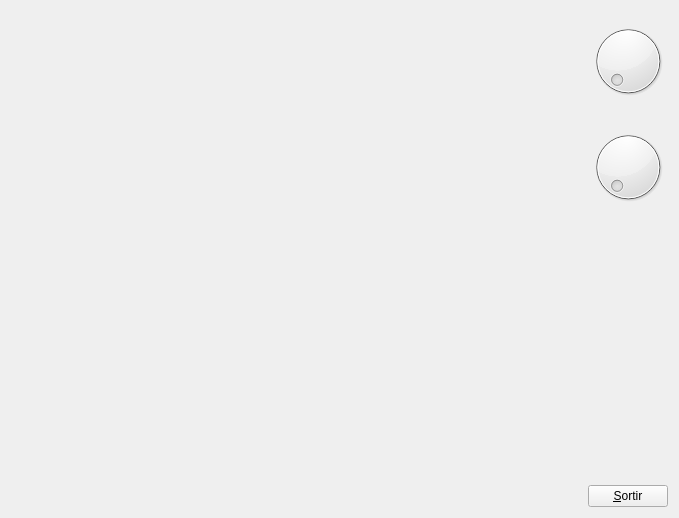
<?xml version="1.0" encoding="UTF-8"?>
<ui version="4.0">
 <class>MyForm</class>
 <widget class="QWidget" name="MyForm">
  <property name="geometry">
   <rect>
    <x>0</x>
    <y>0</y>
    <width>679</width>
    <height>518</height>
   </rect>
  </property>
  <property name="windowTitle">
   <string>Form</string>
  </property>
  <layout class="QHBoxLayout" name="horizontalLayout">
   <item>
    <widget class="MyGLWidget" name="widget" native="true">
     <property name="sizePolicy">
      <sizepolicy hsizetype="Expanding" vsizetype="Expanding">
       <horstretch>0</horstretch>
       <verstretch>0</verstretch>
      </sizepolicy>
     </property>
    </widget>
   </item>
   <item>
    <layout class="QVBoxLayout" name="verticalLayout">
     <item>
      <widget class="QDial" name="dial">
       <property name="maximum">
        <number>360</number>
       </property>
       <property name="pageStep">
        <number>10</number>
       </property>
      </widget>
     </item>
     <item>
      <widget class="QDial" name="dial_2">
       <property name="maximum">
        <number>360</number>
       </property>
      </widget>
     </item>
     <item>
      <spacer name="verticalSpacer">
       <property name="orientation">
        <enum>Qt::Vertical</enum>
       </property>
       <property name="sizeHint" stdset="0">
        <size>
         <width>20</width>
         <height>40</height>
        </size>
       </property>
      </spacer>
     </item>
     <item>
      <widget class="QPushButton" name="pushButton">
       <property name="sizePolicy">
        <sizepolicy hsizetype="Fixed" vsizetype="Fixed">
         <horstretch>0</horstretch>
         <verstretch>0</verstretch>
        </sizepolicy>
       </property>
       <property name="text">
        <string>&amp;Sortir</string>
       </property>
      </widget>
     </item>
    </layout>
   </item>
  </layout>
 </widget>
 <customwidgets>
  <customwidget>
   <class>MyGLWidget</class>
   <extends>QWidget</extends>
   <header>MyGLWidget.h</header>
   <container>1</container>
   <slots>
    <signal>canvi_angle_y(int)</signal>
    <signal>canvi_angle_x(int)</signal>
    <slot>actualitzar_angle_x(int)</slot>
    <slot>actualitzar_angle_y(int)</slot>
   </slots>
  </customwidget>
 </customwidgets>
 <resources/>
 <connections>
  <connection>
   <sender>pushButton</sender>
   <signal>clicked()</signal>
   <receiver>MyForm</receiver>
   <slot>close()</slot>
   <hints>
    <hint type="sourcelabel">
     <x>628</x>
     <y>505</y>
    </hint>
    <hint type="destinationlabel">
     <x>468</x>
     <y>365</y>
    </hint>
   </hints>
  </connection>
  <connection>
   <sender>widget</sender>
   <signal>canvi_angle_x(int)</signal>
   <receiver>dial</receiver>
   <slot>setValue(int)</slot>
   <hints>
    <hint type="sourcelabel">
     <x>534</x>
     <y>107</y>
    </hint>
    <hint type="destinationlabel">
     <x>606</x>
     <y>89</y>
    </hint>
   </hints>
  </connection>
  <connection>
   <sender>widget</sender>
   <signal>canvi_angle_y(int)</signal>
   <receiver>dial_2</receiver>
   <slot>setValue(int)</slot>
   <hints>
    <hint type="sourcelabel">
     <x>571</x>
     <y>212</y>
    </hint>
    <hint type="destinationlabel">
     <x>626</x>
     <y>212</y>
    </hint>
   </hints>
  </connection>
  <connection>
   <sender>dial</sender>
   <signal>valueChanged(int)</signal>
   <receiver>widget</receiver>
   <slot>actualitzar_angle_x(int)</slot>
   <hints>
    <hint type="sourcelabel">
     <x>605</x>
     <y>69</y>
    </hint>
    <hint type="destinationlabel">
     <x>553</x>
     <y>69</y>
    </hint>
   </hints>
  </connection>
  <connection>
   <sender>dial_2</sender>
   <signal>valueChanged(int)</signal>
   <receiver>widget</receiver>
   <slot>actualitzar_angle_y(int)</slot>
   <hints>
    <hint type="sourcelabel">
     <x>625</x>
     <y>161</y>
    </hint>
    <hint type="destinationlabel">
     <x>555</x>
     <y>163</y>
    </hint>
   </hints>
  </connection>
 </connections>
</ui>
